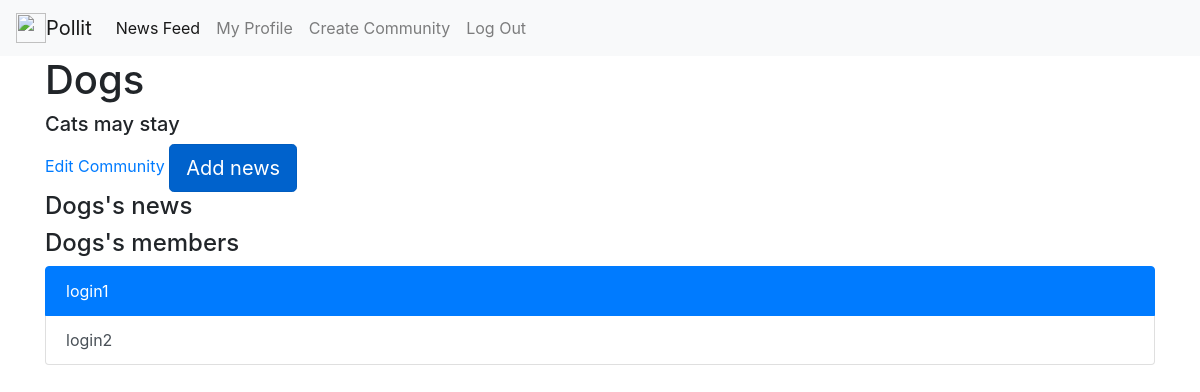
/community/Dogs (signed in), run on the app's committed database.
### tables this page shows
CREATE TABLE communities 
                            (id INTEGER PRIMARY KEY AUTOINCREMENT,
                             title VARCHAR(100),
                             bio VARCHAR(1000),
                             users VARCHAR(10000)
                             );

CREATE TABLE users 
                            (id INTEGER PRIMARY KEY AUTOINCREMENT, 
                             user_name VARCHAR(50),
                             password_hash VARCHAR(128),
                             communities VARCHAR(1000)
                             );

### main.py (the view)
@app.route('/community/<community_name>', methods=['GET'])
def community(community_name):
    if 'username' not in session:
        return redirect('/login')
    user_name = session['username']
    community = CommunityModel(db.get_connection()).get_name(community_name)
    news = NewsModel(db.get_connection()).get_all(None, community[0])
    admin = int(community[3].split()[0])
    users = [user_model.get(int(i))[1] for i in community[3].split()]
    bio = community[2]
    if session['username'] in users:
        followed = True
    else:
        followed = False
    print(followed)
    return render_template('community.html', community_name=community_name, bio=bio, user_name=user_name, news=news, users=users, admin=admin, followed=followed)

### models.py (called while the page is built)
    def get_connection(self):
        return self.conn

    def get(self, user_id):
        cursor = self.connection.cursor()
        cursor.execute("SELECT * FROM users WHERE id = ?", (str(user_id), ))
        row = cursor.fetchone()
        return row

    def get_all(self, user_id=None, community_id=None):
        cursor = self.connection.cursor()
        if user_id:
            cursor.execute("SELECT * FROM news WHERE user_id = ?",
                           (str(user_id), ))
        elif community_id:
            cursor.execute("SELECT * FROM news WHERE community = ?",
                           (str(community_id),))
        else:
            cursor.execute("SELECT * FROM news")
        rows = cursor.fetchall()
        return rows

    def get_name(self, community_name):
        cursor = self.connection.cursor()
        cursor.execute("SELECT * FROM communities WHERE title = ?", (str(community_name), ))
        row = cursor.fetchone()
        return row

### templates/community.html (shortened to what this page needs)
{% extends "base.html" %}
{% block content %}
    <h1>{{ community_name }}</h1>
    <h5>{{ bio }}</h5>
    {% if session['user_id'] == admin %}
        <a href="/community/{{ community_name }}/edit">Edit Community</a>
        <a href="/{{ community_name }}/add_news" class="btn btn-primary btn-lg active" role="button" aria-pressed="true">Add news</a>
    {% elif followed and not session['username'] == admin %}
        <a href="/unfollow/{{ community_name }}" class="btn btn-primary btn-lg active" role="button" aria-pressed="true">Unfollow</a>
        <a href="/{{ community_name }}/add_news" class="btn btn-primary btn-lg active" role="button" aria-pressed="true">Add news</a>
    {% elif not session['username'] == admin %}
        <a href="/follow/{{ community_name }}" class="btn btn-primary btn-lg active" role="button" aria-pressed="true">Follow</a>
    {% endif %}
    <h4>{{ community_name }}'s news</h4>
    <h4>{{ community_name }}'s members</h4>
    <div class="list-group">
    {% for item in users %}
        {% if item == users[0] %}
            <a href="/profile/{{ item }}" class="list-group-item list-group-item-action active">{{ item }}</a>
        {% else %}
            <a href="/profile/{{ item }}" class="list-group-item list-group-item-action">{{ item }}</a>
        {% endif %}
    {% endfor %}
    </div>
{% endblock %}

### data on the page
communities: title "Dogs", bio "Cats may stay"
users: user_name "login1"
users: user_name "login2"
